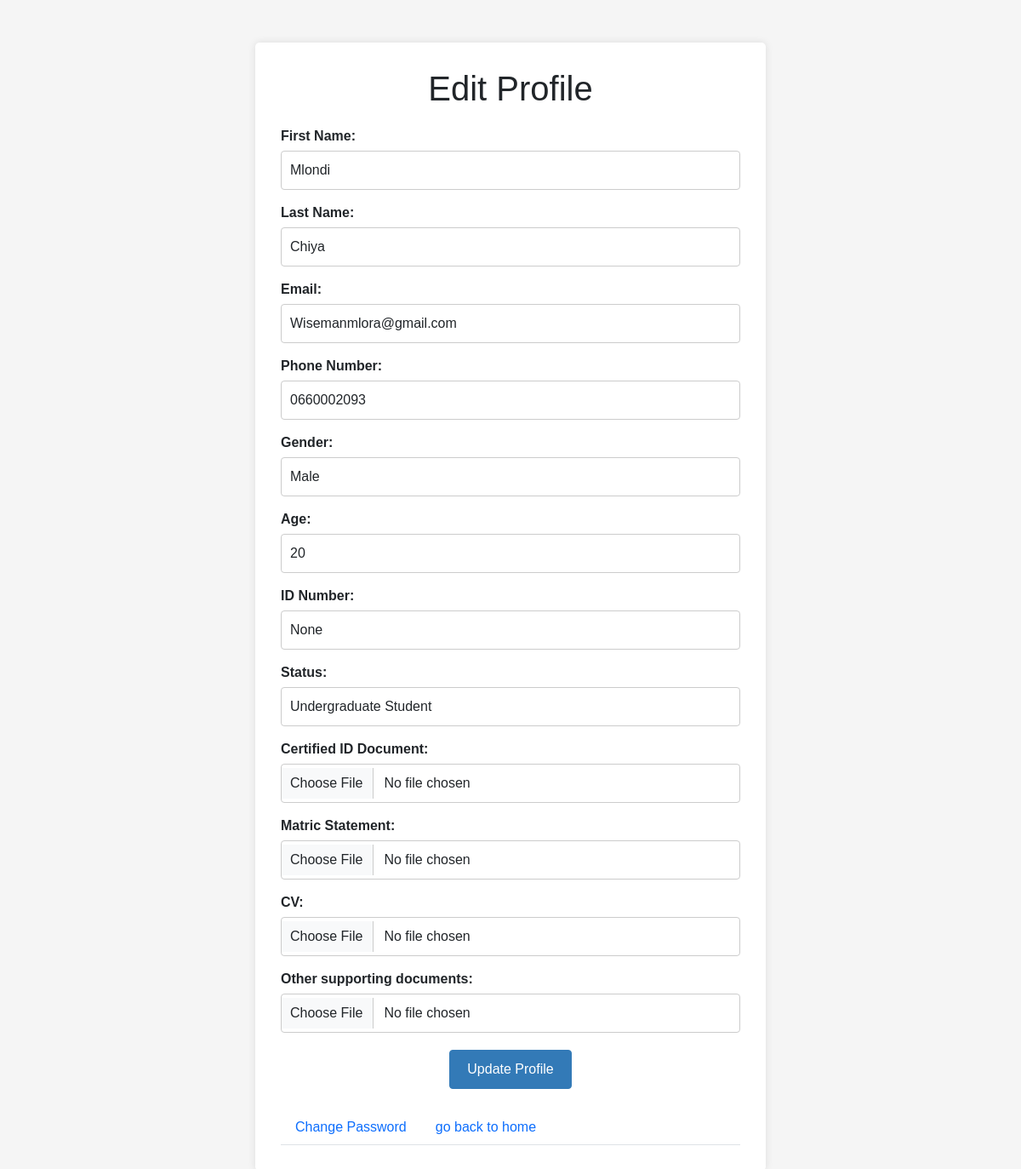
The app's page /profile (signed in) with its own data.
### website/models.py (models this page shows, shortened)
class User(db.Model, UserMixin):
    _id = db.Column(db.Integer, primary_key=True)
    email = db.Column(db.String(150), unique=True)
    first_name = db.Column(db.String(150))
    last_name = db.Column(db.String(150))
    phone_number = db.Column(db.String(15))
    password = db.Column(db.String(150))
    gender = db.Column(db.String(150))
    id_number = db.Column(db.String(13))
    age = db.Column(db.Integer)
    status = db.Column(db.String(150))
    certified_id_document = db.Column(db.String(255))
    matric_statement = db.Column(db.String(255))
    cv = db.Column(db.String(255))
    other_supporting_documents = db.Column(db.String(255))

### website/profile.py (the view, shortened to what this page needs)
@profile.route('/profile', methods=['GET', 'POST'])
@login_required
def edit_profile():
    user = User.query.get(current_user._id)
    return render_template("profile.html", user=current_user)

### website/__init__.py (called while the page is built)
def create_app():
    app = Flask(__name__)
    app.config['SECRET_KEY'] = 'fsafdvhcdvv ydekciw'
    app.config['SQLALCHEMY_DATABASE_URI'] = f'sqlite:///{DB_NAME}'
    app.config['UPLOAD_FOLDER'] = 'website/static/uploads'
    db.init_app(app)
    from .views import views
    from .auth import auth
    from .profile import profile
    app.register_blueprint(views ,url_prefix='/')
    app.register_blueprint(auth ,url_prefix='/')
    app.register_blueprint(profile ,url_prefix='/')
    from .models import User ,FinancialAid ,Payment ,Certificate ,Donor ,Course
    create_database(app)
    login_manager = LoginManager()
    login_manager.login_view = 'auth.login'
    login_manager.init_app(app)
    @login_manager.user_loader
    def load_user(id):
        return User.query.get(int(id))
    return app

### website/templates/profile.html (shortened to what this page needs)
<!DOCTYPE html>
<html lang="en">
<head>
  <link rel="stylesheet" href="https://cdn.jsdelivr.net/npm/bootstrap@5.3.0/dist/css/bootstrap.min.css">
  <link rel="stylesheet" href="{{ url_for('static', filename='profile.css') }}">
</head>
<body>
  <div class="container">
    <h1>Edit Profile</h1>
    <form method="POST" >
      <div class="form-group">
        <label for="firstName">First Name:</label>
        <input type="text" name="firstName" id="firstName" value="{{ user.first_name }}" class="form-control">
      </div>
      <div class="form-group">
        <label for="lastName">Last Name:</label>
        <input type="text" name="lastName" id="lastName" value="{{ user.last_name }}" class="form-control">
     </div>
      <div class="form-group">
        <label for="email">Email:</label>
        <input type="email" name="email" id="email" value="{{ user.email }}" class="form-control" muted>
      </div>
      <div class="form-group">
        <label for="phoneNumber">Phone Number:</label>
        <input type="tel" name="phoneNumber" id="phoneNumber" value="{{ user.phone_number }}" class="form-control">
      </div>
      <div class="form-group">
        <label for="gender">Gender:</label>
        <select name="gender" id="gender" class="form-control">
          <option value="male" {% if user.gender == 'male' %}selected{% endif %}>Male</option>
        </select>
      </div>
      <div class="form-group">
        <label for="age">Age:</label>
        <input type="number" name="age" id="age" value="{{ user.age }}" class="form-control">
      </div>
      <div class="form-group">
        <label for="idNumber">ID Number:</label>
        <input type="text" name="idNumber" id="idNumber" value="{{ user.id_number }}" class="form-control">
      </div>
      <div class="form-group">
        <label for="status">Status:</label>
        <select name="status" id="status" class="form-control">
          <option value="undergraduate student" {% if user.status == 'undergraduate student' %}selected{% endif %}>Undergraduate Student</option>
        </select>
      </div>
      <div class="form-group">
        <label for="certifiedIdDocument">Certified ID Document:</label>
        <input type="file" name="certifiedIdDocument" id="certifiedIdDocument" class="form-control">
      </div>
      <div class="form-group">
        <label for="matricStatement">Matric Statement:</label>
        <input type="file" name="matricStatement" id="matricStatement" class="form-control">
      </div>
      <div class="form-group">
        <label for="cv">CV:</label>
        <input type="file" name="cv" id="cv" class="form-control">
      </div>
      <div class="form-group">
        <label for="other supporting documents">Other supporting documents:</label>
        <input type="file" name="other supporting documents" id="other supporting documents" class="form-control">
      </div>
      <div class="button-container">
      <button class="btn btn-primary" type="submit">Update Profile</button>
    </div>
    </form>
  <br>
  <ul class="nav nav-tabs" role="tablist">
    <li class="nav-item">
      <a class="nav-link" href="/change-password" data-toggle="tab" role="tab">Change Password</a>
    </li>
    <li class="nav-item">
      <a class="nav-link" href="/" data-toggle="tab" role="tab">go back to home</a>
    </li>
  </ul>
</body>
</html>

### website/static/css/profile.css (style rules this page uses)
body { font-family: Arial, sans-serif; background-color: #f5f5f5; }
.container { max-width: 600px; margin: 50px auto; padding: 30px; border-radius: 5px; background-color: #fff; box-shadow: 0px 0px 10px rgba(0, 0, 0, 0.1); }
h1 { text-align: center; margin-bottom: 20px; }
.form-group { margin-bottom: 15px; }
.form-group label { display: block; margin-bottom: 5px; font-weight: bold; }
.form-control { width: 100%; padding: 10px; border: 1px solid #ccc; border-radius: 4px; box-sizing: border-box; }
.button-container { text-align: center; margin-top: 20px; }
.btn-primary { background-color: #337ab7; border-color: #337ab7; padding: 10px 20px; border-radius: 4px; }

### records on screen
User: firstName "Mlondi", lastName "Chiya", email "Wisemanmlora@gmail.com", phoneNumber "0660002093", gender "Male", age "20", idNumber "None", status "Undergraduate Student"
